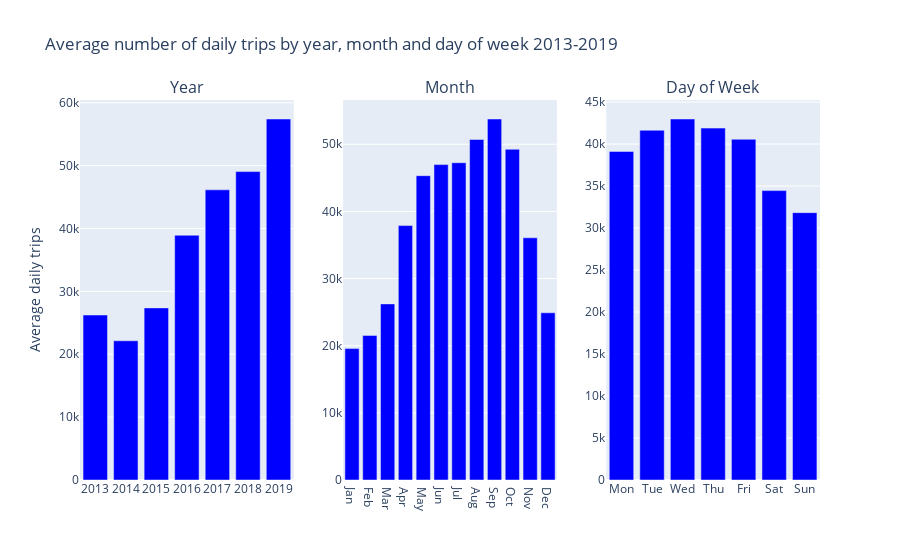

The notebook cell saved with this chart:
### Code cell
df_app = df[df["Year"] < 2020].copy()
df_year = df_app.groupby(["Year"]).mean().reset_index()
df_year["Year"] = df_year["Year"].astype(str)
df_month = df_app.groupby(["Month"]).mean().reset_index()
df_dow = df_app.groupby(["Day of Week"]).mean().reset_index()

fig = make_subplots(rows=1, cols=3, subplot_titles=["Year", "Month", "Day of Week"])

fig.update_layout(
    barmode='group',
    title_text="Average number of daily trips by year, month and day of week 2013-2019"
)

months = [calendar.month_abbr[i] for i in range(1,13)]
dows = [calendar.day_abbr[i] for i in range(0,7)]

fig.append_trace(go.Bar(x=df_year["Year"], y=df_year["count"], marker_color="blue", showlegend=False), row=1, col=1)
fig.append_trace(go.Bar(x=months, y=df_month["count"], marker_color="blue", showlegend=False), row=1, col=2)
fig.append_trace(go.Bar(x=dows, y=df_dow["count"], marker_color="blue", showlegend=False), row=1, col=3)

fig.update_yaxes(title_text="Average daily trips", row=1, col=1)

fig.show()

### Figure 1 — Plotly figure (JSON) as saved in the notebook; plotly's stock layout.template omitted (floating-point values rounded to 4 significant figures)
{"data": [{"marker": {"color": "blue"}, "showlegend": false, "type": "bar", "x": ["2013", "2014", "2015", "2016", "2017", "2018", "2019"], "xaxis": "x", "y": [26240.0, 22140.0, 27370.0, 38930.0, 46150.0, 49050.0, 57420.0], "yaxis": "y"}, {"marker": {"color": "blue"}, "showlegend": false, "type": "bar", "x": ["Jan", "Feb", "Mar", "Apr", "May", "Jun", "Jul", "Aug", "Sep", "Oct", "Nov", "Dec"], "xaxis": "x2", "y": [19570.0, 21530.0, 26230.0, 37890.0, 45320.0, 46960.0, 47250.0, 50700.0, 53760.0, 49250.0, 36070.0, 24900.0], "yaxis": "y2"}, {"marker": {"color": "blue"}, "showlegend": false, "type": "bar", "x": ["Mon", "Tue", "Wed", "Thu", "Fri", "Sat", "Sun"], "xaxis": "x3", "y": [39120.0, 41640.0, 42980.0, 41900.0, 40570.0, 34460.0, 31830.0], "yaxis": "y3"}], "layout": {"annotations": [{"font": {"size": 16}, "showarrow": false, "text": "Year", "x": 0.1444, "xanchor": "center", "xref": "paper", "y": 1, "yanchor": "bottom", "yref": "paper"}, {"font": {"size": 16}, "showarrow": false, "text": "Month", "x": 0.5, "xanchor": "center", "xref": "paper", "y": 1, "yanchor": "bottom", "yref": "paper"}, {"font": {"size": 16}, "showarrow": false, "text": "Day of Week", "x": 0.8556, "xanchor": "center", "xref": "paper", "y": 1, "yanchor": "bottom", "yref": "paper"}], "barmode": "group", "title": {"text": "Average number of daily trips by year, month and day of week 2013-2019"}, "xaxis": {"anchor": "y", "domain": [0, 0.2889]}, "xaxis2": {"anchor": "y2", "domain": [0.3556, 0.6444]}, "xaxis3": {"anchor": "y3", "domain": [0.7111, 1]}, "yaxis": {"anchor": "x", "domain": [0, 1], "title": {"text": "Average daily trips"}}, "yaxis2": {"anchor": "x2", "domain": [0, 1]}, "yaxis3": {"anchor": "x3", "domain": [0, 1]}}}
